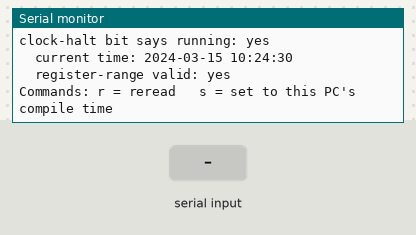
The program below on a simulated Arduino Uno, built with avr-gcc and run on an emulated ATmega328P. On the bench: the last lines printed to the serial monitor. The inputs (shaded band) are chosen by the test bench. The local clock reads 2024-03-15 10:24:30 at power-on unless the program sets it.

Above: at 1.8 s.
1.9 s: "s" received over Serial
At 2.6 s:
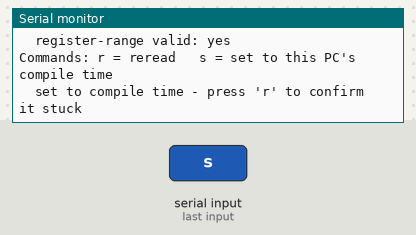
3.4 s: "r" received over Serial
At 4.0 s:
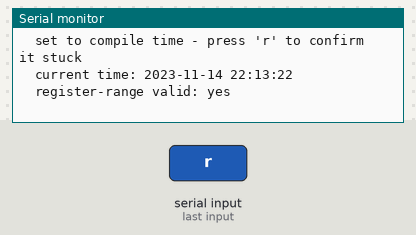

Measured:
- after the input at 1.9 s, the serial monitor: prints a new line at once (image 1)
- after the input at 3.4 s, the serial monitor: prints a new line at once (image 2)

The program:

main.cpp
```cpp
// DS1302-only isolation test. 3-wire protocol (CE/IO/SCLK), NOT I2C — this
// is why it never showed up in any I2C bus scan earlier; wrong protocol,
// not a wiring fault. See scanner-uno/include/pins.h for the real pin
// assignment (CE=4, IO=3, SCLK=2) and clock.h for the important caveat:
// unlike a DS3231, this chip has no reliable hardware "I lost backup
// power" signal, only software-checkable sanity ranges.
//
// Commands: r = reread + print   s = SET the clock to this PC's compile
// time (__DATE__/__TIME__) — convenient for first bring-up, obviously not
// where real time should come from once this is wired to the modem's NITZ
// sync (see modem::syncClockFromNetwork in the real firmware).

#include <Arduino.h>
#include <ThreeWire.h>
#include <RtcDS1302.h>

#define PIN_RTC_CE   4
#define PIN_RTC_IO   3
#define PIN_RTC_SCLK 2

ThreeWire            myWire(PIN_RTC_IO, PIN_RTC_SCLK, PIN_RTC_CE);
RtcDS1302<ThreeWire>  Rtc(myWire);

static void printNow() {
    RtcDateTime dt = Rtc.GetDateTime();
    char buf[32];
    snprintf(buf, sizeof buf, "%04u-%02u-%02u %02u:%02u:%02u",
             dt.Year(), dt.Month(), dt.Day(), dt.Hour(), dt.Minute(), dt.Second());
    Serial.print(F("  current time: "));
    Serial.println(buf);
    Serial.print(F("  register-range valid: "));
    Serial.println(dt.IsValid() ? F("yes") : F("NO - garbage registers"));
}

static void report() {
    Serial.println(F("\n=== DS1302-ONLY isolation test ==="));
    Rtc.Begin();

    bool wp = Rtc.GetIsWriteProtected();
    Serial.print(F("write-protected: "));
    Serial.println(wp ? F("yes") : F("no"));

    bool running = Rtc.GetIsRunning();
    Serial.print(F("clock-halt bit says running: "));
    Serial.println(running ? F("yes") : F("NO - halted (normal on a fresh/unpowered chip until you set the time)"));

    printNow();

    Serial.println(F("\nCommands: r = reread   s = set to this PC's compile time\n"));
}

void setup() {
    Serial.begin(115200);
    delay(600);
    report();
}

void loop() {
    if (Serial.available()) {
        switch (Serial.read()) {
            case 'r':
                printNow();
                break;
            case 's': {
                RtcDateTime compiled(__DATE__, __TIME__);
                Rtc.SetIsWriteProtected(false);
                Rtc.SetDateTime(compiled);
                Rtc.SetIsRunning(true);
                Serial.println(F("  set to compile time - press 'r' to confirm it stuck"));
                break;
            }
        }
    }
    delay(30);
}
```
